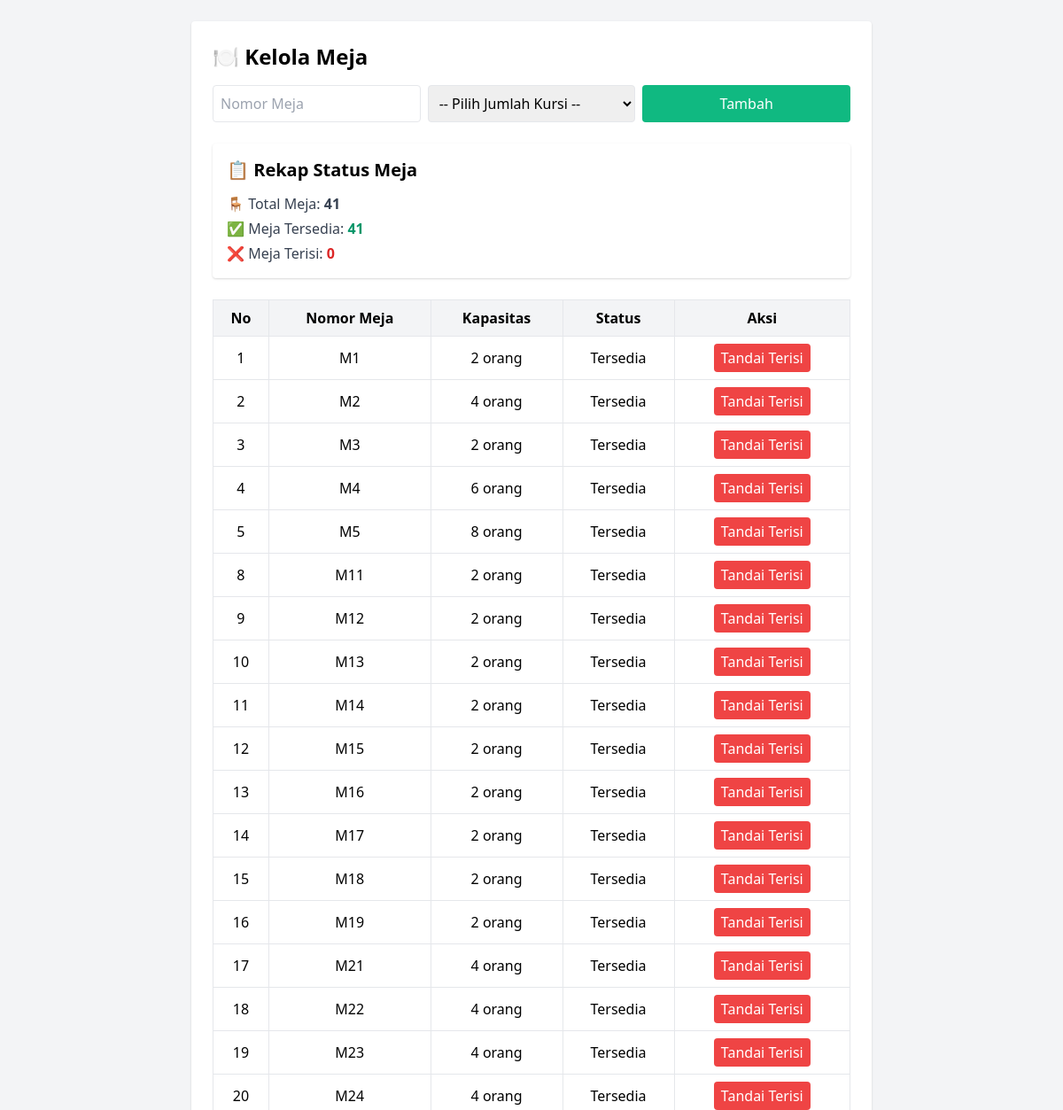
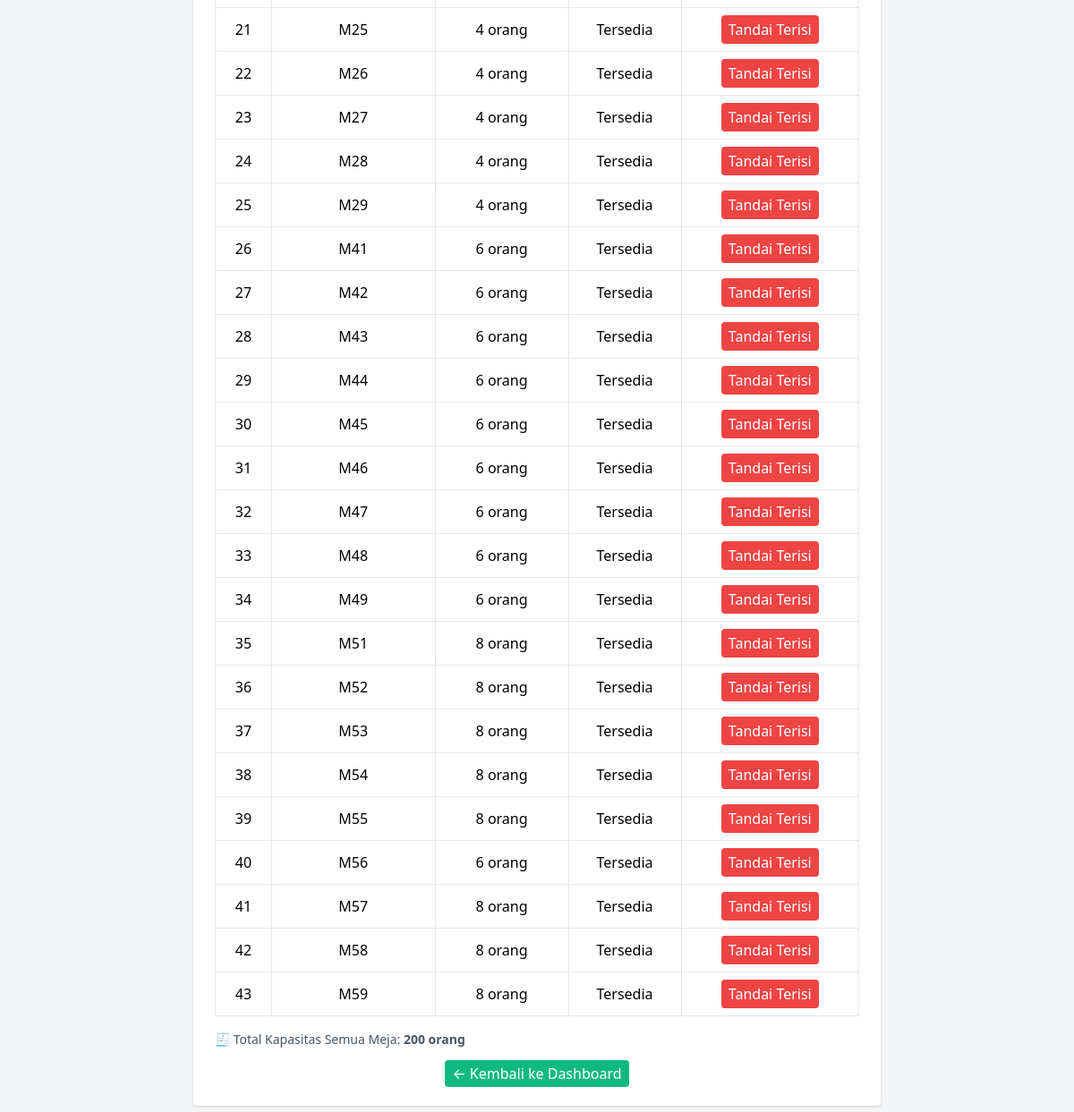
The page /kelola_meja.php (signed in) on the database its author committed (2 pictures, top to bottom).
### tables this page shows
CREATE TABLE `meja` (
  `id_meja` int(11) NOT NULL,
  `nomor_meja` varchar(10) DEFAULT NULL,
  `kapasitas` int(11) DEFAULT NULL,
  `status` enum('tersedia','terisi') DEFAULT 'tersedia'
);

### kelola_meja.php (the view, shortened to what this page needs)
<?php
include 'koneksi.php';
$meja = mysqli_query($conn, "SELECT * FROM meja ORDER BY id_meja");
?>
<!DOCTYPE html>
<html>
<head>
  <link href="https://cdn.jsdelivr.net/npm/tailwindcss@2.2.19/dist/tailwind.min.css" rel="stylesheet">
</head>
<body class="bg-gray-100 p-6">
  <div class="max-w-3xl mx-auto bg-white p-6 rounded shadow">
    <h2 class="text-2xl font-bold text-amber-600 mb-4">🍽️ Kelola Meja</h2>
    <form method="POST" class="mb-6 grid grid-cols-1 md:grid-cols-3 gap-2">
      <input type="text" name="nomor_meja" placeholder="Nomor Meja" required class="border p-2 rounded">
     <select name="kapasitas" required class="border p-2 rounded">
      <option value="">-- Pilih Jumlah Kursi --</option>
     </select>
      <button type="submit" name="tambah" class="bg-green-500 text-white px-4 py-2 rounded hover:bg-green-600">Tambah</button>
    </form>
    <?php
    $rekap = mysqli_fetch_assoc(mysqli_query($conn, "
         SELECT
         COUNT(*) AS total,
         SUM(status = 'tersedia') AS tersedia,
         SUM(status = 'terisi') AS terisi
         FROM meja
    "));
?>
<div class="bg-white p-4 rounded shadow mb-6">
  <h2 class="text-xl font-semibold text-amber-600 mb-3">📋 Rekap Status Meja</h2>
  <ul class="space-y-1 text-gray-700">
    <li>🪑 Total Meja: <strong><?= $rekap['total'] ?></strong></li>
    <li>✅ Meja Tersedia: <strong class="text-green-600"><?= $rekap['tersedia'] ?></strong></li>
    <li>❌ Meja Terisi: <strong class="text-red-600"><?= $rekap['terisi'] ?></strong></li>
  </ul>
</div>
    <table class="w-full border text-center">
      <thead class="bg-gray-100">
         <tr>
          <th class="p-2 border">No</th>
         <th class="p-2 border">Nomor Meja</th>
          <th class="p-2 border">Kapasitas</th>
         <th class="p-2 border">Status</th>
         <th class="p-2 border">Aksi</th>
         </tr>
        </thead>
    <tbody>
  <?php while ($row = mysqli_fetch_assoc($meja)) : ?>
  <tr>
    <td class="border p-2"><?= $row['id_meja'] ?></td>
    <td class="border p-2"><?= $row['nomor_meja'] ?></td>
    <td class="border p-2"><?= $row['kapasitas'] ?> orang</td>
    <td class="border p-2"><?= ucfirst($row['status']) ?></td>
    <td class="border p-2">
      <form action="ubah_status_meja.php" method="POST">
        <?php if ($row['status'] === 'tersedia') : ?>
          <button type="submit" name="status" value="terisi" class="bg-red-500 text-white px-2 py-1 rounded hover:bg-red-600">Tandai Terisi</button>
        <?php else : ?>
          <button type="submit" name="status" value="tersedia" class="bg-green-500 text-white px-2 py-1 rounded hover:bg-green-600">Tandai Tersedia</button>
        <?php endif; ?>
             </form>
        </td>
 </tr>
  <?php endwhile; ?>
    </tbody>
    </table>
        <?php
        $kapasitas_total = mysqli_fetch_assoc(mysqli_query($conn, "SELECT SUM(kapasitas) AS total_kapasitas FROM meja"));
        ?>
        <p class="mt-4 text-sm text-gray-600">🧾 Total Kapasitas Semua Meja: <strong><?= $kapasitas_total['total_kapasitas'] ?> orang</strong></p>
    <div class="mt-4 text-center">
      <a href="dashboard_admin.php" class="px-2 py-1 rounded text-white bg-green-500">← Kembali ke Dashboard</a>
    </div>
  </div>
</body>
</html>

### rows shown on the page
meja: id_meja "1", nomor_meja "M1", kapasitas "2", status "Tersedia", shows "Tandai Terisi"
meja: id_meja "2", nomor_meja "M2", kapasitas "4", status "Tersedia", shows "Tandai Terisi"
meja: id_meja "3", nomor_meja "M3", kapasitas "2", status "Tersedia", shows "Tandai Terisi"
meja: id_meja "4", nomor_meja "M4", kapasitas "6", status "Tersedia", shows "Tandai Terisi"
meja: id_meja "5", nomor_meja "M5", kapasitas "8", status "Tersedia", shows "Tandai Terisi"
meja: id_meja "8", nomor_meja "M11", kapasitas "2", status "Tersedia", shows "Tandai Terisi"
meja: id_meja "9", nomor_meja "M12", kapasitas "2", status "Tersedia", shows "Tandai Terisi"
meja: id_meja "10", nomor_meja "M13", kapasitas "2", status "Tersedia", shows "Tandai Terisi"
meja: id_meja "11", nomor_meja "M14", kapasitas "2", status "Tersedia", shows "Tandai Terisi"
meja: id_meja "12", nomor_meja "M15", kapasitas "2", status "Tersedia", shows "Tandai Terisi"
meja: id_meja "13", nomor_meja "M16", kapasitas "2", status "Tersedia", shows "Tandai Terisi"
meja: id_meja "14", nomor_meja "M17", kapasitas "2", status "Tersedia", shows "Tandai Terisi"
meja: id_meja "15", nomor_meja "M18", kapasitas "2", status "Tersedia", shows "Tandai Terisi"
meja: id_meja "16", nomor_meja "M19", kapasitas "2", status "Tersedia", shows "Tandai Terisi"
meja: id_meja "17", nomor_meja "M21", kapasitas "4", status "Tersedia", shows "Tandai Terisi"
meja: id_meja "18", nomor_meja "M22", kapasitas "4", status "Tersedia", shows "Tandai Terisi"
meja: id_meja "19", nomor_meja "M23", kapasitas "4", status "Tersedia", shows "Tandai Terisi"
meja: id_meja "20", nomor_meja "M24", kapasitas "4", status "Tersedia", shows "Tandai Terisi"
meja: id_meja "21", nomor_meja "M25", kapasitas "4", status "Tersedia", shows "Tandai Terisi"
meja: id_meja "22", nomor_meja "M26", kapasitas "4", status "Tersedia", shows "Tandai Terisi"
meja: id_meja "23", nomor_meja "M27", kapasitas "4", status "Tersedia", shows "Tandai Terisi"
meja: id_meja "24", nomor_meja "M28", kapasitas "4", status "Tersedia", shows "Tandai Terisi"
meja: id_meja "25", nomor_meja "M29", kapasitas "4", status "Tersedia", shows "Tandai Terisi"
meja: id_meja "26", nomor_meja "M41", kapasitas "6", status "Tersedia", shows "Tandai Terisi"
meja: id_meja "27", nomor_meja "M42", kapasitas "6", status "Tersedia", shows "Tandai Terisi"
meja: id_meja "28", nomor_meja "M43", kapasitas "6", status "Tersedia", shows "Tandai Terisi"
meja: id_meja "29", nomor_meja "M44", kapasitas "6", status "Tersedia", shows "Tandai Terisi"
meja: id_meja "30", nomor_meja "M45", kapasitas "6", status "Tersedia", shows "Tandai Terisi"
meja: id_meja "31", nomor_meja "M46", kapasitas "6", status "Tersedia", shows "Tandai Terisi"
meja: id_meja "32", nomor_meja "M47", kapasitas "6", status "Tersedia", shows "Tandai Terisi"
meja: id_meja "33", nomor_meja "M48", kapasitas "6", status "Tersedia", shows "Tandai Terisi"
meja: id_meja "34", nomor_meja "M49", kapasitas "6", status "Tersedia", shows "Tandai Terisi"
meja: id_meja "35", nomor_meja "M51", kapasitas "8", status "Tersedia", shows "Tandai Terisi"
meja: id_meja "36", nomor_meja "M52", kapasitas "8", status "Tersedia", shows "Tandai Terisi"
meja: id_meja "37", nomor_meja "M53", kapasitas "8", status "Tersedia", shows "Tandai Terisi"
meja: id_meja "38", nomor_meja "M54", kapasitas "8", status "Tersedia", shows "Tandai Terisi"
meja: id_meja "39", nomor_meja "M55", kapasitas "8", status "Tersedia", shows "Tandai Terisi"
meja: id_meja "40", nomor_meja "M56", kapasitas "6", status "Tersedia", shows "Tandai Terisi"
meja: id_meja "41", nomor_meja "M57", kapasitas "8", status "Tersedia", shows "Tandai Terisi"
meja: id_meja "42", nomor_meja "M58", kapasitas "8", status "Tersedia", shows "Tandai Terisi"
meja: id_meja "43", nomor_meja "M59", kapasitas "8", status "Tersedia", shows "Tandai Terisi"

### other values the page prints
$rekap['total'] "41"
$rekap['tersedia'] "41"
$rekap['terisi'] "0"
$kapasitas_total['total_kapasitas'] "200"
